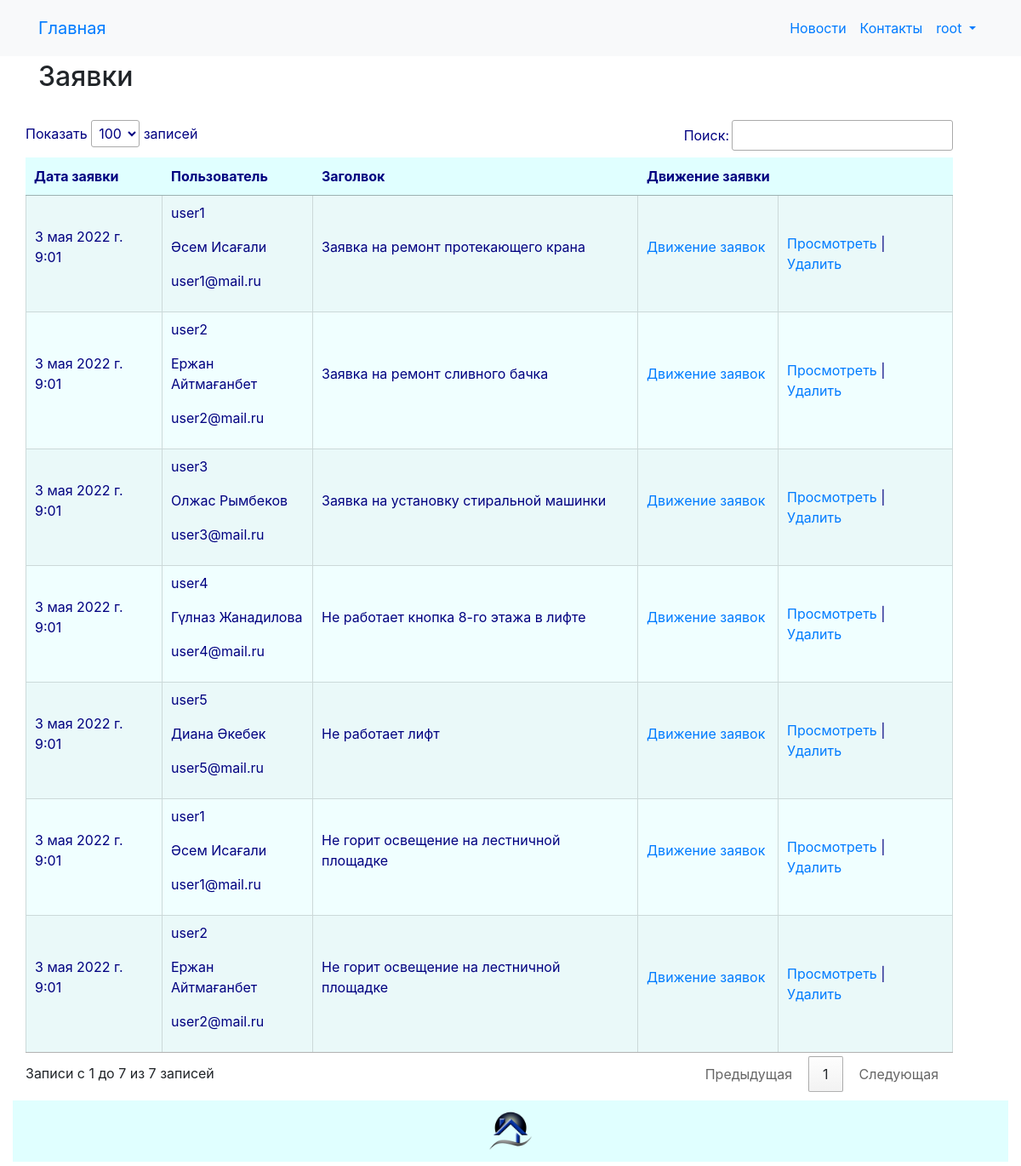
The page /application/index/ (signed in) on the database its author committed.
### orlov/models.py (models this page shows, shortened)
class Application(models.Model):
    datea = models.DateTimeField(_('datea'), auto_now_add=True)
    user = models.ForeignKey(User, related_name='application_user', on_delete=models.CASCADE)
    title = models.CharField(_('application_title'), max_length=255)
    details = models.TextField(_('application_details'))
    class Meta:
        db_table = 'application'
        indexes = [
            models.Index(fields=['datea']),
            models.Index(fields=['user']),
        ]
        ordering = ['datea']

### orlov/views.py (the view)
# urls.py: path('application/index/', views.application_index, name='application_index'),
@login_required
@group_required("Managers")
def application_index(request):
    application = Application.objects.all().order_by('datea')
    return render(request, "application/index.html", {"application": application})

### orlov/views.py (called while the page is built)
def group_required(*group_names):
    def in_groups(u):
        if u.is_authenticated:
            if bool(u.groups.filter(name__in=group_names)) | u.is_superuser:
                return True
        return False
    return user_passes_test(in_groups, login_url='403')

### templates/application/index.html (shortened to what this page needs)
{% extends "base.html" %}
{% load i18n %}
{% block content %}
<h2>{% trans "applications" %}</h2>
<br>
{% if application.count > 0 %}
<div class="row">
	<table id="myTable" class="cell-border hover stripe" style="width:100%">
		<thead>
			<tr>
				<th>{% trans "datea" %}</th>
				<th>{% trans "user" %}</th>
				<th>{% trans "title" %}</th>
				<th>{% trans "movement" %}</th>
				<th></th>
			</tr>
		</thead>
		<tbody>
			{% for n in application %}
			<tr>
				<td>
					<p>{{ n.datea }}</p>
				</td>
				<td>
					<p>{{ n.user }}</p>
					<p>{{ n.user.first_name }} {{ n.user.last_name }}</p>
					<p>{{ n.user.email }}</p>
				</td>
				<td>
					<p>{{ n.title }}</p>
				</td>
				<td>
					<p><a href="{% url 'movement_index' n.id%}">{% trans "movements" %}</a></p>
				</td>
				<td>
					<a href="{% url 'application_read' n.id %}">{% trans "View" %}</a> |
					<a onclick="return confirm('Удалить запись?')" href="{% url 'application_delete' n.id %}">{% trans "Delete" %}</a>
				</td>
			</tr>
			{% endfor %}
		</tbody>
	</table>
</div>
{% endif %}
{% endblock content %}

### templates/base.html (shortened to what this page needs)
<!DOCTYPE html>
{% load static %}
{% load i18n %}
<html>
<head>
	<link rel="stylesheet" href="{% static 'css/styles.css' %}" />
	<link rel="stylesheet" href="https://maxcdn.bootstrapcdn.com/bootstrap/4.0.0/css/bootstrap.min.css">
	<link rel="stylesheet" href="{% static 'css/choosen.css' %}" />
</head>
	<nav class="navbar navbar-expand-sm bg-light">
		<div class="container">
			<a class="navbar-brand" href="{{ HTTP_HOST }}/">{% trans "Home" %}</a>
			<div class="collapse navbar-collapse" id="mainMenu">
				<ul class="navbar-nav ml-auto">
					<li class="nav-item">
						<a class="nav-link" href="{% url 'news_list' %}">{% trans "newss" %}</a>
					</li>
					<li class="nav-item">
						<a class="nav-link" href="{% url 'contact' %}">{% trans "contacts" %}</a>
					</li>
					{% if user.is_authenticated %}
						<li class="nav-item dropdown">
							<a class="nav-link dropdown-toggle" href="#" id="userMenu" data-toggle="dropdown" aria-haspopup="true" aria-expanded="false">
							{{ user.username }}
							</a>
						</li>
					{% else %}
						<form class="form-inline ml-auto">
							<a href="{% url 'login' %}" class="btn btn-outline-secondary">{% trans "Log In" %}</a>
							<a href="{% url 'signup' %}" class="btn btn-primary ml-2">{% trans "Sign up" %}</a>
						</form>
					{% endif %}
						{% get_current_language as LANGUAGE_CODE %}
						{% get_available_languages as LANGUAGES %}
						{% get_language_info_list for LANGUAGES as languages %}
				</ul>
			</div>
		</div>
	</nav>
<body>
	<div class="container">
		{% block content%}{% endblock content %}
	</div>
</body>
<footer class="container-fluid text-center bg-lightgray">
	<div class="copyrights">
		<img src="{% static 'images/logo.png' %}" alt="logo" style="height:72px; width: 72px; padding: 10px;">
	</div>
</footer>
<link rel="stylesheet" href="https://cdn.datatables.net/1.11.2/css/jquery.dataTables.min.css">
</html>

### static/css/styles.css (style rules this page uses)
body { font-family: Geneva, Arial, Helvetica, sans-serif; }
.container { padding: 5px; }
.container-fluid { padding: 5px; }
p, ul,li, label { color: navy; }
h1, h2, h3, h4, h5, h6 { color: navy; }
.copyrights { background-color: lightcyan; }
table.dataTable thead { background-color: lightcyan; color: navy; }
table.dataTable tbody { background-color: azure; }
table.dataTable td { background-color: azure; color: navy; }
table { color: navy; }
#footer h1, p, ul,li { color: navy; }

### rows shown on the page
Application: datea "3 мая 2022 г. 9:01", user "user1", user.first_name "Әсем", user.last_name "Исағали", user.email "user1@mail.ru", title "Заявка на ремонт протекающего крана"
Application: datea "3 мая 2022 г. 9:01", user "user2", user.first_name "Ержан", user.last_name "Айтмағанбет", user.email "user2@mail.ru", title "Заявка на ремонт сливного бачка"
Application: datea "3 мая 2022 г. 9:01", user "user3", user.first_name "Олжас", user.last_name "Рымбеков", user.email "user3@mail.ru", title "Заявка на установку стиральной машинки"
Application: datea "3 мая 2022 г. 9:01", user "user4", user.first_name "Гүлназ", user.last_name "Жанадилова", user.email "user4@mail.ru", title "Не работает кнопка 8-го этажа в лифте"
Application: datea "3 мая 2022 г. 9:01", user "user5", user.first_name "Диана", user.last_name "Әкебек", user.email "user5@mail.ru", title "Не работает лифт"
Application: datea "3 мая 2022 г. 9:01", user "user1", user.first_name "Әсем", user.last_name "Исағали", user.email "user1@mail.ru", title "Не горит освещение на лестничной площадке"
Application: datea "3 мая 2022 г. 9:01", user "user2", user.first_name "Ержан", user.last_name "Айтмағанбет", user.email "user2@mail.ru", title "Не горит освещение на лестничной площадке"

### other values the page prints
{{ user.username }} "root"
